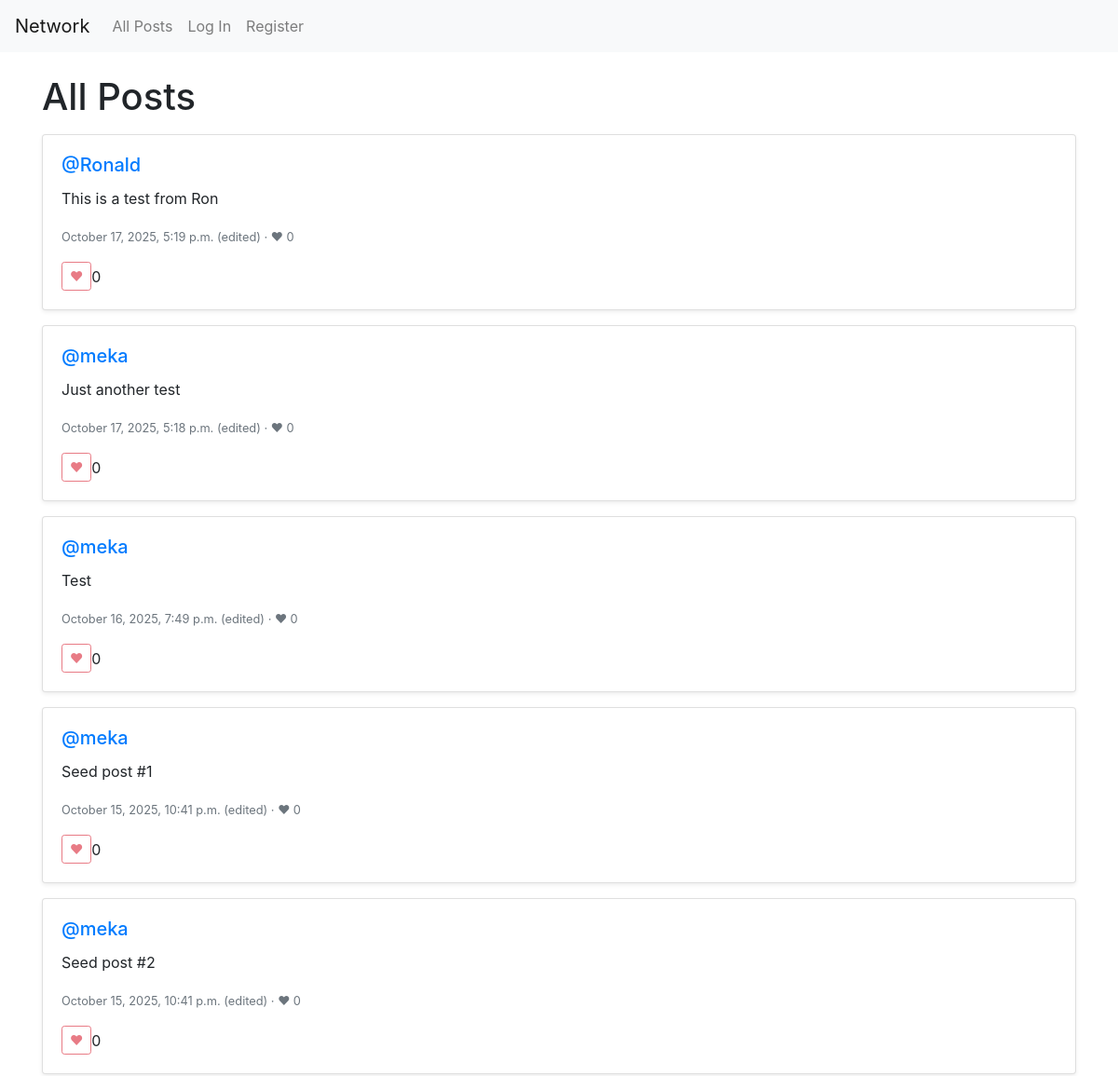
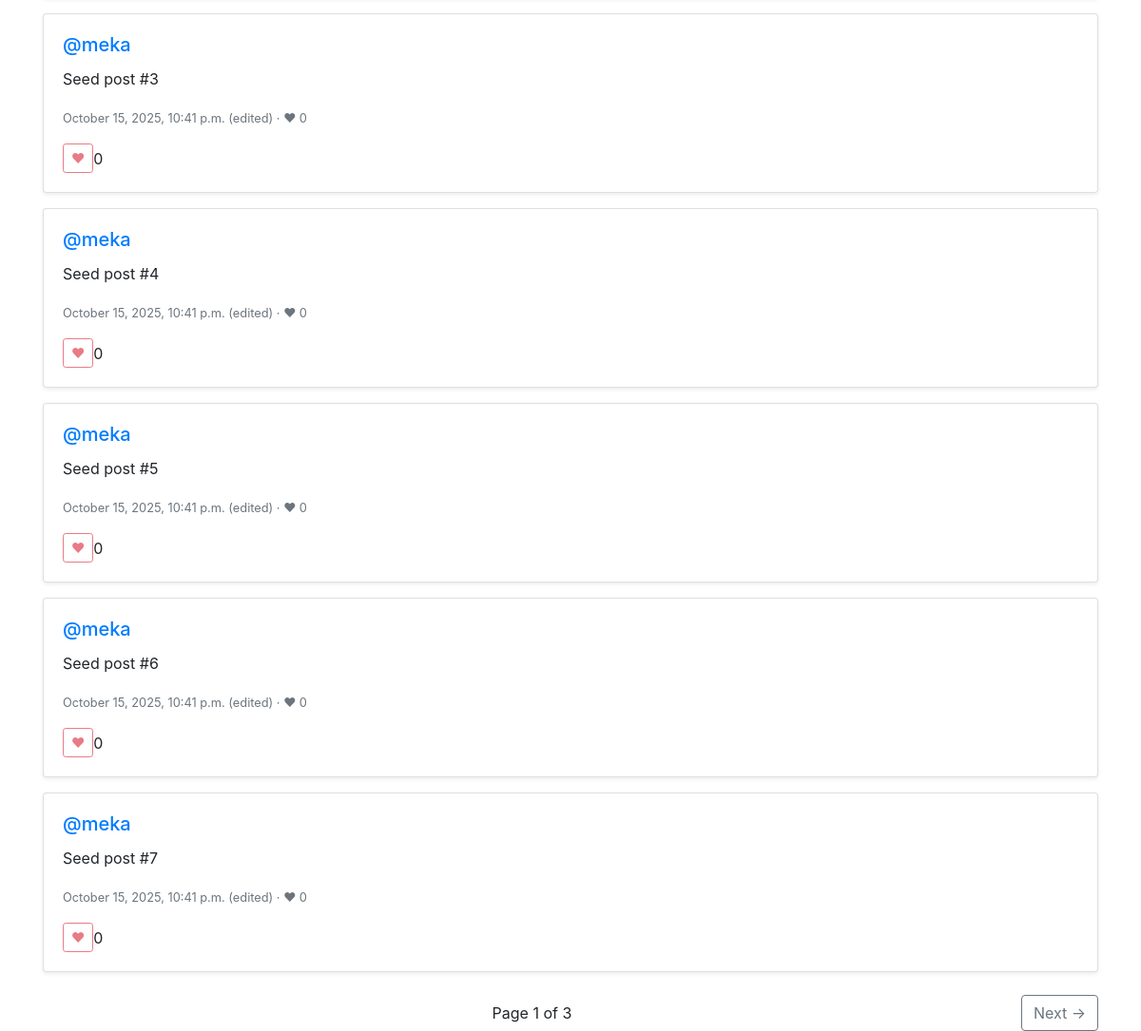
The app's page /, older data (2 pictures, top to bottom).
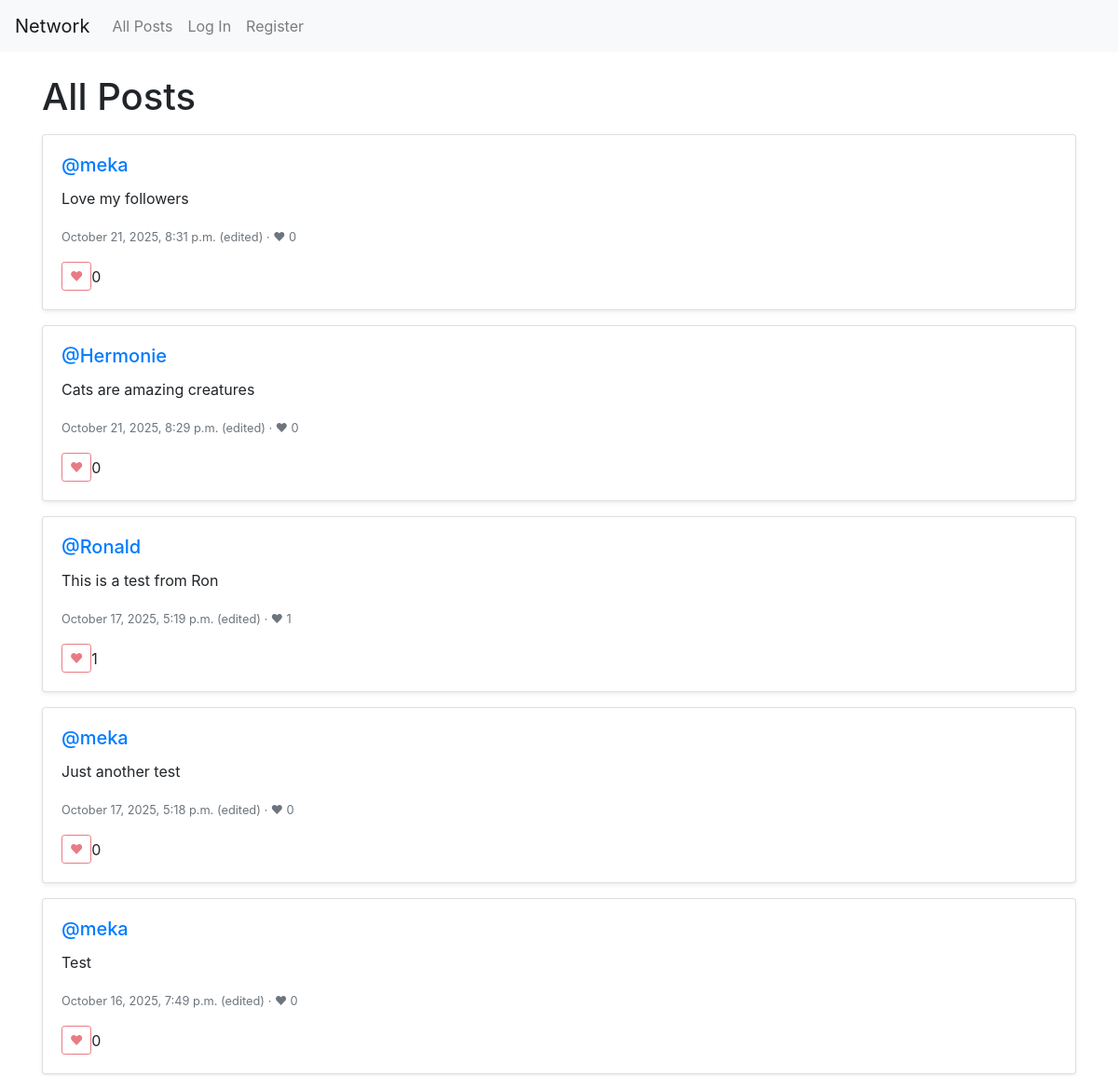
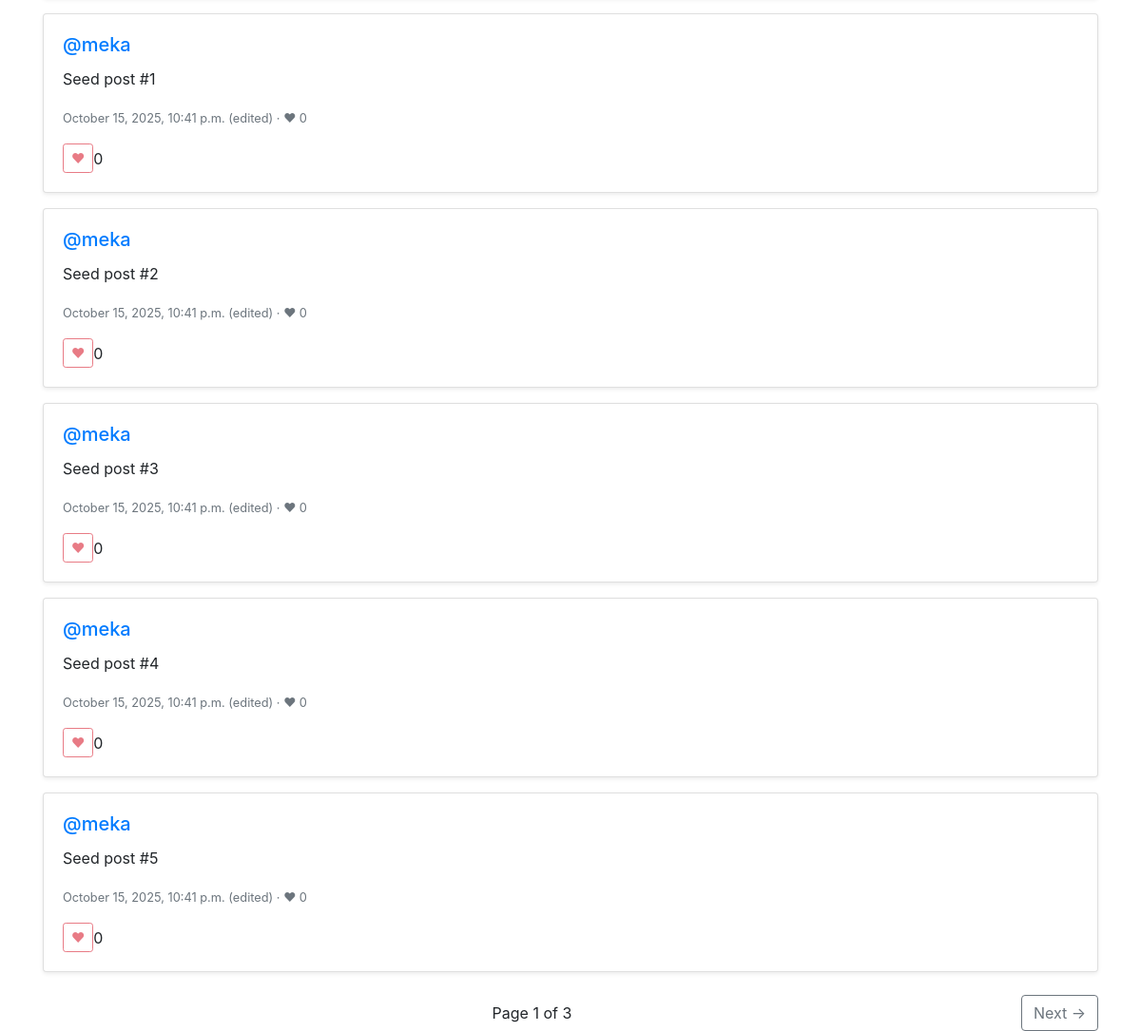
The same page, newer data (2 pictures, top to bottom).
### network/models.py (models this page shows)
class Post(models.Model):
    author = models.ForeignKey(User, on_delete=models.CASCADE, related_name='posts')
    content = models.TextField(max_length=500)
    created_at = models.DateTimeField(auto_now_add=True)
    updated_at = models.DateTimeField(auto_now=True)
    likes = models.ManyToManyField(User, related_name='liked_posts', blank=True)
    class Meta:
        ordering = ['-created_at']

class User(AbstractUser):
    following = models.ManyToManyField('self', symmetrical=False, related_name='followers', blank=True)

### network/views.py (the view)
# urls.py: path("", views.index, name="index"),
def index(request):
    qs = Post.objects.select_related("author").prefetch_related("likes").all()
    paginator = Paginator(qs, 10)
    page_number = request.GET.get("page")
    page_obj = paginator.get_page(page_number)
    return render(request, "network/index.html", {
        "page_obj": page_obj,
        "posts": page_obj.object_list,
        "total_posts": paginator.count,
    })

### network/templates/network/index.html (shortened to what this page needs)
{% extends "network/layout.html" %}
{% block body %}
<h1 class="mb-3">All Posts</h1>
<div id="post-list">
  {% for post in posts %}
  <div class="card mb-3 shadow-sm">
    <div class="card-body">
      <h5 class="card-title">
        <a href="{% url 'profile' post.author.username %}">@{{ post.author.username }}</a>
      </h5>
      <p class="card-text post-content">{{ post.content }}</p>
      <p class="card-text">
        <small class="text-muted">
          {{ post.created_at|date:"F j, Y, g:i a" }}
          {% if post.updated_at and post.updated_at > post.created_at %}(edited){% endif %}
          · ❤ {{ post.likes.count }}
        </small>
      </p>
      <div class="d-flex align-items-center gap-2">
        <button
          class="btn btn-sm btn-outline-danger like-btn {% if user.is_authenticated and user in post.likes.all %}active{% endif %}"
          data-id="{{ post.id }}"
          aria-pressed="{% if user.is_authenticated and user in post.likes.all %}true{% else %}false{% endif %}"
          {% if not user.is_authenticated %}disabled title="Log in to like"{% endif %}
        >❤</button>
        <span class="like-count" data-id="{{ post.id }}">{{ post.likes.count }}</span>
      </div>
    </div>
  </div>
  {% empty %}
  <p>No posts yet.</p>
  {% endfor %}
</div>
<nav class="d-flex justify-content-between align-items-center mt-4">
  <span>Page {{ page_obj.number }} of {{ page_obj.paginator.num_pages }}</span>
  {% if page_obj.has_next %}
  <a href="?page={{ page_obj.next_page_number }}" class="btn btn-outline-secondary">Next →</a>
  {% else %}<span></span>{% endif %}
</nav>
{% endblock %}

Row changes from the older to the newer data that the page shows:
no longer on this page (row unchanged): Post: author.username "meka", content "Seed post #6", created_at "October 15, 2025, 10:41 p.m.", shows "(edited)", likes.count "0"
no longer on this page (row unchanged): Post: author.username "meka", content "Seed post #7", created_at "October 15, 2025, 10:41 p.m.", shows "(edited)", likes.count "0"
added Post: author.username "meka", content "Love my followers", created_at "October 21, 2025, 8:31 p.m.", shows "(edited)", likes.count "0"
added Post: author.username "Hermonie", content "Cats are amazing creatures", created_at "October 21, 2025, 8:29 p.m.", shows "(edited)", likes.count "0"
computed for Post "This is a test from Ron": likes.count "0" → "1"
